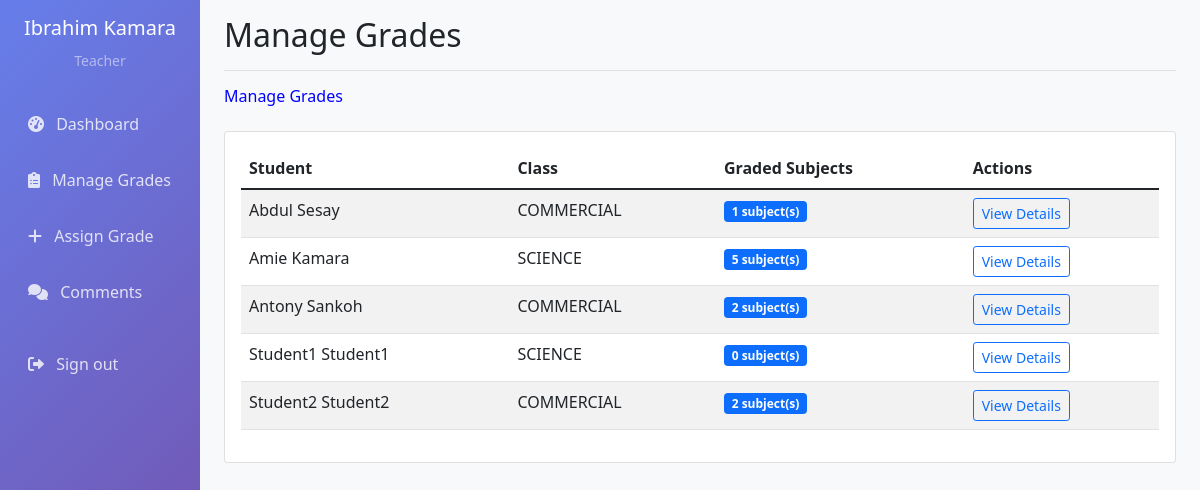
Page /grades/teacher/ (signed in) on the committed database.
### accounts/models.py (models this page shows, shortened)
class CustomUser(AbstractUser):
    USER_TYPE_CHOICES = (
        ('admin', 'Admin'),
        ('teacher', 'Teacher'),
        ('student', 'Student'),
    )
    email = models.EmailField(unique=True)
    user_type = models.CharField(max_length=10, choices=USER_TYPE_CHOICES)
    phone = models.PositiveIntegerField(max_length=15, blank=True)
    address = models.CharField(blank=True)
    USERNAME_FIELD = 'email'
    REQUIRED_FIELDS = ['username', 'user_type']

class Class(models.Model):
    name = models.CharField(max_length=100)
    description = models.CharField(blank=True)
    created_at = models.DateTimeField(auto_now_add=True)
    class Meta:
        verbose_name_plural = "Classes"

### grades/views.py (the view)
# urls.py: path('teacher/', views.teacher_grades, name='teacher_grades'),
@login_required
def teacher_grades(request):
    if request.user.user_type != 'teacher':
        messages.error(request, 'Access denied')
        return redirect('dashboard')
    students = CustomUser.objects.filter(
        user_type='student',
        studentclass__isnull=False,
        studentclass__class_assigned__teachersubject__teacher=request.user
    ).distinct().prefetch_related(
        'studentclass_set',
        'grade_set'
    ).order_by('first_name')
    student_data = []
    for student in students:
        try:
            student_class = student.studentclass_set.first()
            if not student_class:
                continue
            teacher_subjects = TeacherSubject.objects.filter(
                teacher=request.user,
                class_assigned=student_class.class_assigned
            ).values_list('subject', flat=True)
            graded_count = student.grade_set.filter(
                teacher=request.user,
                subject__in=teacher_subjects
            ).count()
            student_data.append({
                'id': student.id,
                'full_name': student.get_full_name(),
                'graded_subjects': graded_count,
                'class_name': student_class.class_assigned.name
            })
        except Exception:
            continue
    return render(request, 'grades/teacher_grades.html', {
        'students': student_data
    })

### templates/grades/teacher_grades.html
{% extends 'base.html' %}
{% block page_title %}Manage Grades{% endblock %}
{% block content %}
<div class="d-flex justify-content-between align-items-center mb-3">
    <h6 style="color: blue;">Manage Grades</h6>
 </div>
<div class="card">
    <div class="card-body">
        {% if students %}
        <div class="table-responsive">
            <table class="table table-striped">
                <thead>
                    <tr>
                        <th>Student</th>
                        <th>Class</th>
                        <th>Graded Subjects</th>
                        <th>Actions</th>
                    </tr>
                </thead>
                <tbody>
                    {% for student in students %}
                    <tr>
                        <td>{{ student.full_name }}</td>
                        <td>{{ student.class_name }}</td>
                        <td>
                            <span class="badge bg-primary">
                                {{ student.graded_subjects }} subject(s)
                            </span>
                        </td>
                        <td>
                            <a href="{% url 'student_grades_detail' student.id %}"
                               class="btn btn-sm btn-outline-primary">
                                View Details
                            </a>
                        </td>
                    </tr>
                    {% empty %}
                    <tr>
                        <td colspan="4" class="text-center">No students found</td>
                    </tr>
                    {% endfor %}
                </tbody>
            </table>
        </div>
        {% else %}
        <p>No students found in your assigned classes.</p>
        {% endif %}
    </div>
</div>
{% endblock %}

### templates/base.html (shortened to what this page needs)
<!DOCTYPE html>
<html lang="en">
<head>
    <link href="https://cdn.jsdelivr.net/npm/select2@4.1.0-rc.0/dist/css/select2.min.css" rel="stylesheet" />
    <link href="https://cdn.jsdelivr.net/npm/bootstrap@5.1.3/dist/css/bootstrap.min.css" rel="stylesheet">
    <link href="https://cdnjs.cloudflare.com/ajax/libs/font-awesome/6.0.0/css/all.min.css" rel="stylesheet">
</head>
<body>
    <div class="container-fluid">
        <div class="row">
            {% if request.user.is_authenticated %}
            <nav class="col-md-3 col-lg-2 d-md-block sidebar collapse">
                <div class="position-sticky pt-3">
                    <div class="text-center mb-4">
                        <h5 class="text-white">{{ request.user.get_full_name }}</h5>
                        <small class="text-white-50">{{ request.user.user_type|title }}</small>
                    </div>
                    <ul class="nav flex-column">
                        <li class="nav-item">
                            <a class="nav-link" href="{% url 'dashboard' %}">
                                <i class="fas fa-tachometer-alt me-2"></i>
                                Dashboard
                            </a>
                        </li>
                        {% if request.user.user_type == 'teacher' %}
                        <li class="nav-item">
                            <a class="nav-link" href="{% url 'teacher_grades' %}">
                                <i class="fas fa-clipboard-list me-2"></i>
                                Manage Grades
                            </a>
                        </li>
                        <li class="nav-item">
    <a class="nav-link" href="{% url 'teacher_assigned_classes' %}">
        <i class="fas fa-plus me-2"></i>
        Assign Grade
    </a>
</li>
                        <li class="nav-item">
                            <a class="nav-link" href="{% url 'comments' %}">
                                <i class="fas fa-comments me-2"></i>
                                Comments
                            </a>
                        </li>
                        {% endif %}
                        <li class="nav-item mt-3">
                            <a class="nav-link" href="{% url 'logout' %}">
                                <i class="fas fa-sign-out-alt me-2"></i>
                                Sign out
                            </a>
                        </li>
                    </ul>
                </div>
            </nav>
            {% endif %}
            <main class="col-md-9 ms-sm-auto col-lg-10 px-md-4 main-content">
                {% if request.user.is_authenticated %}
                <div class="d-flex justify-content-between flex-wrap flex-md-nowrap align-items-center pt-3 pb-2 mb-3 border-bottom">
                    <h1 class="h2">{% block page_title %}Dashboard{% endblock %}</h1>
                </div>
                {% endif %}
                {% block content %}
                {% endblock %}
            </main>
        </div>
    </div>
</body>
</html>

### templates/base.html (style rules this page uses)
.sidebar { min-height: 100vh; background: linear-gradient(135deg, #667eea 0%, #764ba2 100%); }
.sidebar .nav-link { color: rgba(255, 255, 255, 0.8); padding: 0.75rem 1rem; margin: 0.25rem 0; border-radius: 0.5rem; transition: all 0.3s; }
.main-content { background-color: #f8f9fa; min-height: 100vh; }

### rows in the picture
CustomUser: user.get_full_name "Ibrahim Kamara", user.user_type "Teacher"
Class: class_name "COMMERCIAL" "COMMERCIAL" "COMMERCIAL"
Class: class_name "SCIENCE" "SCIENCE"

### other values in the picture
{{ student.full_name }} "Abdul Sesay" "Amie Kamara" "Antony Sankoh" "Student1 Student1" "Student2 Student2"
{{ student.graded_subjects }} "1" "5" "2" "0" "2"
